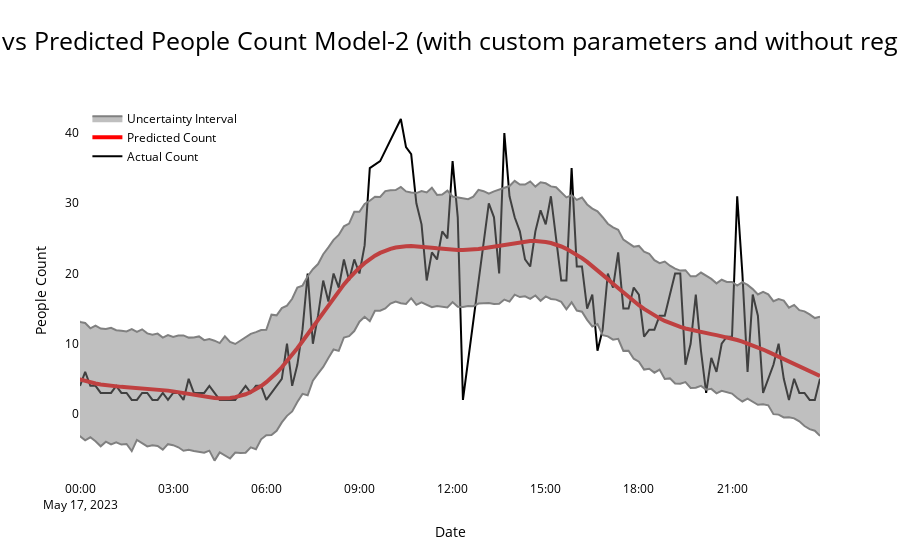

The cell this chart's notebook holds for it:
### Markdown cell above
**Prophet Model without regressors**

**Contains parameters that are modified to suit the data and takes 7 days data to forecast 1 day** 

**Testing Phase**

### Code cell
from prophet.plot import plot_components

# containing datetime values for the test period
df_test = pd.read_csv('May.csv', parse_dates=['time'])

# Convert to CET and remove timezone information
cet_timezone = pytz.timezone('CET')
df_test['time'] = df_test['time'].dt.tz_localize('UTC').dt.tz_convert(cet_timezone).dt.tz_localize(None)


# Choose the start date and end date for the one-week subset
test_start_date = '2023-05-17 00:00:00'
test_end_date = '2023-05-17 23:59:59'

start = datetime.strptime(test_start_date,'%Y-%m-%d %H:%M:%S')
end = datetime.strptime(test_end_date,'%Y-%m-%d %H:%M:%S')


# Filter the DataFrame to include only the data for the selected week
selected_test_data = df_test[(df_test['time'] >= test_start_date) & (df_test['time'] <= test_end_date)]

# Reset the index and drop the old index (unnamed column)
selected_test_data = selected_test_data.reset_index(drop=True).drop(columns=['Unnamed: 0'])


# print(selected_week_data)

# Resample the data to 10-minute intervals and forward-fill missing values

test_weather_data = fetch_weather_data(10675, start, end).set_index('time').resample('10T').ffill().reset_index()


#--------------------------------------------------------------------------------------------#



# Create the testing set

weekly_testing_set = pd.DataFrame({'ds': selected_test_data['time'], 
                                   'y': selected_test_data['people_count']})

#Working on dealing with outliers using Error standard deviation
# Initialize and fit the dummy Prophet model for 1 week to remove outliers beyond 95% uncertainity interval

dummy_weekly_testing_model = Prophet(seasonality_mode='multiplicative', 
                                     daily_seasonality=4, 
                                     seasonality_prior_scale=0.1, 
                                     changepoint_prior_scale=0.01, 
                                     interval_width=0.95)


dummy_weekly_testing_model.fit(weekly_testing_set)

# Make predictions
dummy_weekly_forecast = dummy_weekly_testing_model.predict()

#Filter the outliers
filtered_testing_set = weekly_testing_set[(weekly_testing_set['y'] > dummy_weekly_forecast['yhat_lower'].values) & (weekly_testing_set['y'] < dummy_weekly_forecast['yhat_upper'].values)]
#ignore the values which are above and below 95% UI


# Create a future DataFrame for the test data
one_day_future_test = weekly_training_model.make_future_dataframe(periods=6*24, freq='10min')



# Make predictions on the test data
weekly_forecast_test = weekly_training_model.predict(one_day_future_test)

fig3 = plot_components(weekly_training_model,weekly_forecast_test)


# # Plot the actual vs predicted values for the test period
fig, ax = plt.subplots(figsize=(12, 12))
ax.plot(filtered_testing_set['ds'], filtered_testing_set['y'], label='Actual', color='black')
ax.plot(weekly_forecast_test['ds'], weekly_forecast_test['yhat'], label='Predicted', color='red')
ax.fill_between(weekly_forecast_test['ds'], weekly_forecast_test['yhat_lower'], weekly_forecast_test['yhat_upper'], color='grey', alpha=0.3, label='Uncertainty Interval')
ax.legend()
plt.xlabel('Date')
plt.ylabel('People Count')
plt.title('Actual vs Predicted People Count Model-2 on weekly Test Data')
add_changepoints_to_plot(fig.gca(), weekly_training_model, weekly_forecast_test,cp_linestyle='--',cp_color='green')
plt.show()

import plotly.graph_objects as go

# Create traces
actual_trace = go.Scatter(x=filtered_testing_set['ds'], y=filtered_testing_set['y'], mode='lines', name='Actual Count', line=dict(color='black'))
predicted_trace = go.Scatter(x=weekly_forecast_test['ds'], y=weekly_forecast_test['yhat'], mode='lines', name='Predicted Count', line=dict(color='red', width=4))
uncertainty_trace = go.Scatter(x=weekly_forecast_test['ds'], y=weekly_forecast_test['yhat_upper'], fill=None, mode='lines', line=dict(color='grey'), showlegend=False)
uncertainty_trace_filled = go.Scatter(x=weekly_forecast_test['ds'], y=weekly_forecast_test['yhat_lower'], fill='tonexty', mode='lines', line=dict(color='grey'), name='Uncertainty Interval')

# Define layout
layout = go.Layout(
    title=dict(text='Actual vs Predicted People Count Model-2 (with custom parameters and without regressor)', font=dict(color='black',size=25), x=0.5),
    xaxis=dict(
        title='Date',
        title_font=dict(color='black'),
        tickfont=dict(color='black')  # Set x-axis tick labels to black
    ),
    yaxis=dict(
        title='People Count',
        title_font=dict(color='black'),
        tickfont=dict(color='black')  # Set y-axis tick labels to black
    ),
    legend=dict(x=0.01, y=0.99, font=dict(color='black')),
    paper_bgcolor='white',
    plot_bgcolor='white'
)

# Define lower and upper bounds for the x-axis
lower_bound = filtered_testing_set['ds'].min()
upper_bound = filtered_testing_set['ds'].max()

# Create figure and add traces
fig = go.Figure(data=[actual_trace, predicted_trace, uncertainty_trace, uncertainty_trace_filled], layout=layout)
fig.update_xaxes(range=[lower_bound, upper_bound], tickmode='auto', dtick='H1')

fig.show()

### Figure 1 — Plotly figure (JSON) as saved in the notebook; plotly's stock layout.template omitted (floating-point values rounded to 4 significant figures; data arrays with more than 128 entries replaced by an {"elided": "..."} marker saying what was removed)
{"data": [{"line": {"color": "black"}, "mode": "lines", "name": "Actual Count", "type": "scatter", "x": {"elided": "136 str values"}, "y": {"elided": "136 int values"}}, {"line": {"color": "red", "width": 4}, "mode": "lines", "name": "Predicted Count", "type": "scatter", "x": {"elided": "1099 str values"}, "y": {"elided": "1099 float values"}}, {"line": {"color": "grey"}, "mode": "lines", "showlegend": false, "type": "scatter", "x": {"elided": "1099 str values"}, "y": {"elided": "1099 float values"}}, {"fill": "tonexty", "line": {"color": "grey"}, "mode": "lines", "name": "Uncertainty Interval", "type": "scatter", "x": {"elided": "1099 str values"}, "y": {"elided": "1099 float values"}}], "layout": {"legend": {"font": {"color": "black"}, "x": 0.01, "y": 0.99}, "paper_bgcolor": "white", "plot_bgcolor": "white", "title": {"font": {"color": "black", "size": 25}, "text": "Actual vs Predicted People Count Model-2 (with custom parameters and without regressor)", "x": 0.5}, "xaxis": {"dtick": "H1", "range": ["2023-05-17T00:00:00", "2023-05-17T23:50:00"], "tickfont": {"color": "black"}, "tickmode": "auto", "title": {"font": {"color": "black"}, "text": "Date"}}, "yaxis": {"tickfont": {"color": "black"}, "title": {"font": {"color": "black"}, "text": "People Count"}}}}
